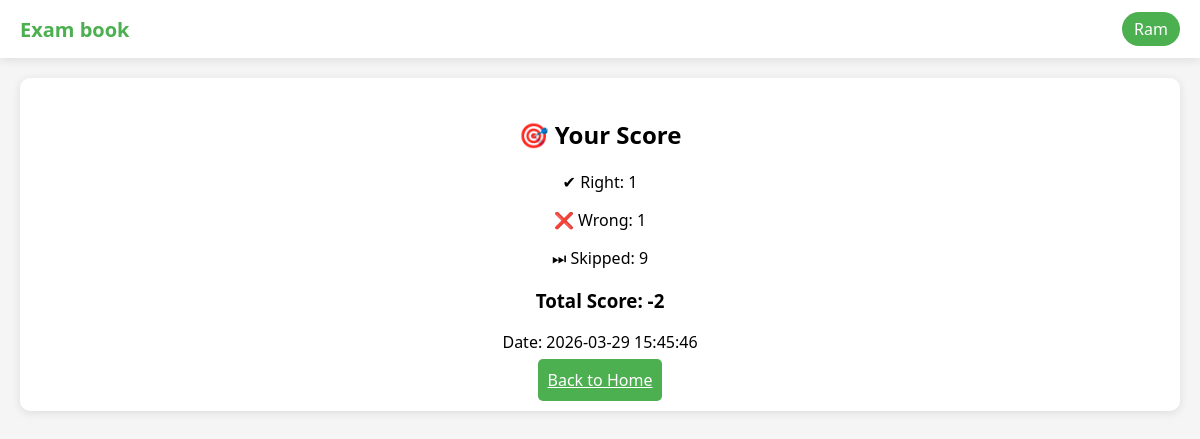
Page /user/user/score (signed in) on the committed database.
### tables this page shows
CREATE TABLE results (
    id INTEGER PRIMARY KEY AUTOINCREMENT,
    user_id INTEGER,
    quiz_id INTEGER,
    score INTEGER,
    right_ans INTEGER,
    wrong_ans INTEGER,
    skipped INTEGER,
    created_at TIMESTAMP DEFAULT CURRENT_TIMESTAMP
);

### routes/user/score.py (the view)
@score_bp.route("/user/score")
def score():
    user_id = session.get("user_id")
    conn = sqlite3.connect("database.db")
    cur = conn.cursor()
    cur.execute("""
    SELECT score, right_ans, wrong_ans, skipped, created_at
    FROM results
    WHERE user_id=?
    ORDER BY id DESC LIMIT 1
    """, (user_id,))
    result = cur.fetchone()
    conn.close()
    return render_template("user/score.html", result=result)

### app.py (called while the page is built)
@app.before_request
def protect():
    open_routes = ["/login", "/register", "/admin/login", "/admin/register", "/static"]
    if "user_id" not in session:
        if request.path.startswith("/admin"):
            return None
        if not any(request.path.startswith(route) for route in open_routes):
            return redirect("/login")

### templates/user/score.html (shortened to what this page needs)
{% extends "layout.html" %}
{% block content %}
<div class="box">
<h2>🎯 Your Score</h2>
<p>✔ Right: {{ result[1] }}</p>
<p>❌ Wrong: {{ result[2] }}</p>
<p>⏭ Skipped: {{ result[3] }}</p>
<h3>Total Score: {{ result[0] }}</h3>
<p>Date: {{ result[4] }}</p>
<a href="/" style="color:white; background:#4CAF50; padding:10px; border-radius:5px;">
Back to Home
</a>
</div>
{% endblock %}

### templates/user/layout.html (style rules this page uses)
body { margin:0; font-family: 'Segoe UI', Arial; background:#f5f5f5; }

### templates/user/score.html (style rules this page uses)
.box { background:white; padding:20px; margin:20px; border-radius:10px; text-align:center; box-shadow:0 2px 10px rgba(0,0,0,0.1); }

### rows in the picture
results: right_ans "1", wrong_ans "1", skipped "9", score "-2", created_at "2026-03-29 15:45:46"

### other values in the picture
{{ session.user_name }} "Ram"
